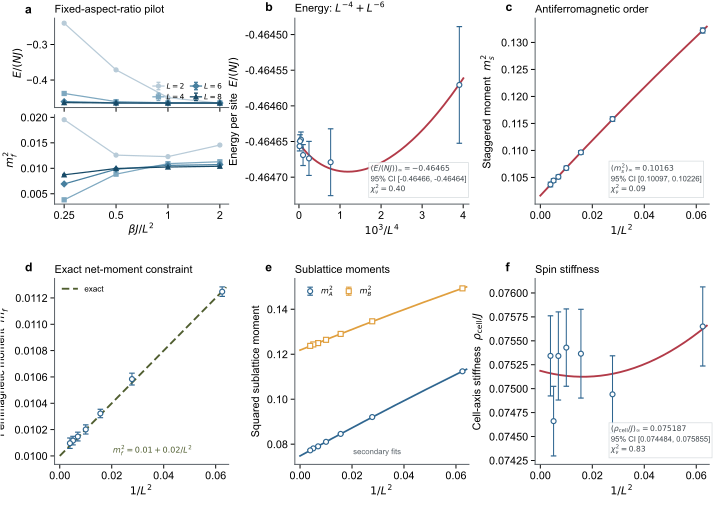

Source code (Python):
#!/usr/bin/env python3
"""生成 SSE 收敛与有限尺寸外推图 3。"""

from __future__ import annotations

import argparse
import csv
import json
import math
from pathlib import Path

import matplotlib

matplotlib.use("Agg")
import matplotlib.pyplot as plt
import numpy as np
from matplotlib.ticker import FormatStrFormatter, NullLocator


plt.rcParams["font.family"] = "sans-serif"
plt.rcParams["font.sans-serif"] = ["Arial", "DejaVu Sans", "Liberation Sans"]
plt.rcParams["svg.fonttype"] = "none"
plt.rcParams["pdf.fonttype"] = 42
plt.rcParams["ps.fonttype"] = 42
plt.rcParams["font.size"] = 7.8
plt.rcParams["axes.linewidth"] = 0.7
plt.rcParams["axes.spines.top"] = False
plt.rcParams["axes.spines.right"] = False
plt.rcParams["xtick.major.width"] = 0.7
plt.rcParams["ytick.major.width"] = 0.7
plt.rcParams["xtick.major.size"] = 3.0
plt.rcParams["ytick.major.size"] = 3.0
plt.rcParams["legend.frameon"] = False


ROOT = Path(__file__).resolve().parents[1]
DEFAULT_PILOT_CSV = ROOT / "results" / "sse_beta_pilot_v2" / "scan_observables.csv"
DEFAULT_RUN_DIR = ROOT / "results" / "sse_fss_v1"
DEFAULT_OUTPUT = ROOT / "figures" / "figure3_sse"
EXPECTED_SIZES = (4, 6, 8, 10, 12, 14, 16)

DATA_COLOR = "#2F6690"
FIT_COLOR = "#B23A48"
EXACT_COLOR = "#4F5D2F"
SUBLATTICE_A = "#2F6690"
SUBLATTICE_B = "#E09F3E"
PILOT_COLORS = {2: "#B8CBD8", 4: "#7EA8C0", 6: "#477F9F", 8: "#174A67"}
PILOT_MARKERS = {2: "o", 4: "s", 6: "D", 8: "^"}


def fit_files(run_dir: Path) -> dict[str, Path]:
    """生成拟合文件路径。"""
    fit_dir = run_dir / "fits"
    return {
        "energy": fit_dir / "energy_fit.csv",
        "staggered": fit_dir / "staggered_m2_fit.csv",
        "stiffness": fit_dir / "stiffness_fit.csv",
        "plus": fit_dir / "sublattice_plus_m2_secondary_fit.csv",
        "minus": fit_dir / "sublattice_minus_m2_secondary_fit.csv",
    }


def require_inputs(pilot_csv: Path, run_dir: Path, fits: dict[str, Path]) -> None:
    """数据不齐时停止，禁止生成占位图。"""
    required = [
        pilot_csv,
        run_dir / "fss_observables.csv",
        run_dir / "fss_summary.json",
        run_dir / "fit_results_summary.json",
        *fits.values(),
    ]
    missing = [path for path in required if not path.is_file()]
    if missing:
        names = "\n".join(f"  - {path}" for path in missing)
        raise SystemExit(f"Figure 3 数据尚未齐全，未生成图件：\n{names}")


def read_table(path: Path) -> dict[str, np.ndarray]:
    """读取数值表。"""
    with path.open("r", encoding="utf-8-sig", newline="") as handle:
        rows = list(csv.DictReader(handle))
    if not rows:
        raise ValueError(f"空数据表：{path}")
    columns: dict[str, np.ndarray] = {}
    for name in rows[0]:
        try:
            columns[name] = np.asarray([float(row[name]) for row in rows])
        except ValueError:
            continue
    return columns


def read_fit(
    path: Path,
    required: tuple[str, ...],
    pinned_zero: tuple[str, ...],
) -> dict[str, float | tuple[float, float]]:
    """读取固定形式拟合参数。"""
    with path.open("r", encoding="utf-8-sig", newline="") as handle:
        raw_rows = list(csv.DictReader(handle))
    parameters = [row.get("parameter", "") for row in raw_rows]
    if len(parameters) != len(set(parameters)):
        raise ValueError(f"拟合表存在重复参数：{path}")
    rows = {row["parameter"]: row for row in raw_rows}
    names = (*required, "chi2_per_dof", "failed_resamples")
    missing = [name for name in names if name not in rows]
    if missing:
        raise ValueError(f"拟合表缺少参数 {missing}：{path}")
    try:
        values = {name: float(rows[name]["value"]) for name in names}
        ci = (float(rows["c0"]["ci_lo"]), float(rows["c0"]["ci_hi"]))
    except (TypeError, ValueError) as exc:
        raise ValueError(f"拟合表含非数值字段：{path}") from exc
    if any(not math.isfinite(value) for value in (*values.values(), *ci)):
        raise ValueError(f"拟合表含非有限值：{path}")
    failed = values["failed_resamples"]
    if not failed.is_integer() or failed < 0.0:
        raise ValueError(f"failed_resamples 不是非负整数：{path}")
    if int(failed) != 0:
        raise ValueError(f"bootstrap 存在失败样本：{path}")
    invalid_pins = [name for name in pinned_zero if abs(values[name]) > 1.0e-12]
    if invalid_pins:
        raise ValueError(f"预注册固定系数不是零 {invalid_pins}：{path}")
    if ci[0] > values["c0"] or values["c0"] > ci[1]:
        raise ValueError(f"c0 不在 95% CI 内：{path}")
    if values["chi2_per_dof"] < 0.0:
        raise ValueError(f"chi2_per_dof 不能为负：{path}")
    result: dict[str, float | tuple[float, float]] = {
        name: values[name] for name in required
    }
    result["c0_ci95"] = ci
    result["chi2_per_dof"] = values["chi2_per_dof"]
    return result


def validate_fit_curve(
    fit: dict[str, float | tuple[float, float]],
    fss: dict[str, np.ndarray],
    observable: str,
    coefficients: tuple[str, ...],
    pinned_zero: tuple[str, ...],
) -> None:
    """核对图中曲线与声明的数据列。"""
    prediction = sum(float(fit[name]) / fss["L"] ** int(name[1:]) for name in coefficients)
    residual = (fss[observable] - prediction) / fss[f"{observable}_error"]
    free_count = len(coefficients) - len(pinned_zero)
    chi2 = float(np.sum(residual**2) / max(len(residual) - free_count, 1))
    if not math.isclose(chi2, float(fit["chi2_per_dof"]), rel_tol=1.0e-9, abs_tol=1.0e-10):
        raise ValueError(f"图中拟合与声明数据列不一致：{observable}")


def validate(pilot: dict[str, np.ndarray], fss: dict[str, np.ndarray]) -> None:
    """核对正式尺寸和必需列。"""
    pilot_required = (
        "L",
        "beta_over_L2",
        "beta",
        "energy",
        "energy_error",
        "ferrimagnetic_m2",
        "ferrimagnetic_m2_error",
    )
    fss_required = (
        "L",
        "N",
        "beta",
        "replicas",
        "pooled_bins",
        "energy_per_site",
        "energy_per_site_error",
        "staggered_m2",
        "staggered_m2_error",
        "ferrimagnetic_m2",
        "ferrimagnetic_m2_error",
        "sublattice_plus_m2",
        "sublattice_plus_m2_error",
        "sublattice_minus_m2",
        "sublattice_minus_m2_error",
        "spin_stiffness_cell_average",
        "spin_stiffness_cell_average_error",
    )
    for name in pilot_required:
        if name not in pilot:
            raise ValueError(f"pilot 表缺少列：{name}")
    for name in fss_required:
        if name not in fss:
            raise ValueError(f"FSS 表缺少列：{name}")
    expected_pilot = {(size, ratio) for size in (2, 4, 6, 8) for ratio in (0.25, 0.5, 1.0, 2.0)}
    observed_pilot = list(zip(pilot["L"], np.round(pilot["beta_over_L2"], 8)))
    if len(observed_pilot) != 16 or set(observed_pilot) != expected_pilot:
        raise ValueError("pilot 不是 4×4 beta J/L² 扫描")
    if not np.allclose(pilot["beta"], pilot["beta_over_L2"] * pilot["L"] ** 2, rtol=0.0, atol=1.0e-12):
        raise ValueError("pilot beta 与 beta J/L² 不一致")
    if len(fss["L"]) != 7 or list(fss["L"]) != list(EXPECTED_SIZES):
        raise ValueError("FSS 尺寸轴不完整或未排序")
    for source, names, label in ((pilot, pilot_required, "pilot"), (fss, fss_required, "FSS")):
        for name in names:
            if np.any(~np.isfinite(source[name])):
                raise ValueError(f"{label} 列存在非有限值：{name}")
            if name.endswith("_error") and np.any(source[name] <= 0.0):
                raise ValueError(f"{label} 误差列存在非正数：{name}")
    for size, site_count, beta, replicas, pooled_bins in zip(
        fss["L"], fss["N"], fss["beta"], fss["replicas"], fss["pooled_bins"]
    ):
        if site_count != 5 * size**2 or beta != 2 * size**2 or replicas != 2 or pooled_bins != 128:
            raise ValueError(f"FSS 正式协议字段不一致：L={size:g}")


def validate_summaries(run_dir: Path) -> None:
    """核对汇总元数据。"""
    summary = json.loads((run_dir / "fss_summary.json").read_text(encoding="utf-8"))
    expected = {
        "cell_count": 14,
        "size_count": 7,
        "sizes": list(EXPECTED_SIZES),
        "replicas_per_size": 2,
        "bins_per_size": [128] * 7,
    }
    for name, target in expected.items():
        if summary.get(name) != target:
            raise ValueError(f"FSS 汇总协议字段不一致：{name}")
    fit_summary = json.loads((run_dir / "fit_results_summary.json").read_text(encoding="utf-8"))
    if set(fit_summary.get("primary", {})) != {
        "energy_per_site",
        "staggered_m2",
        "spin_stiffness_cell_average",
    }:
        raise ValueError("拟合汇总主分析集合不完整")


def style_axis(ax: plt.Axes) -> None:
    """统一坐标轴。"""
    ax.tick_params(direction="out", pad=2)
    ax.spines["left"].set_color("#555C62")
    ax.spines["bottom"].set_color("#555C62")


def panel_header(ax: plt.Axes, label: str, title: str) -> None:
    """添加面板标记。"""
    ax.text(-0.17, 1.025, label, transform=ax.transAxes, fontsize=8.8, fontweight="bold", va="bottom")
    ax.set_title(title, loc="left", fontsize=7.8, pad=4)


def error_points(ax: plt.Axes, x: np.ndarray, y: np.ndarray, error: np.ndarray, **kwargs) -> None:
    """绘制统一误差棒。"""
    defaults = {
        "color": DATA_COLOR,
        "marker": "o",
        "markersize": 3.6,
        "markerfacecolor": "white",
        "markeredgewidth": 0.85,
        "linestyle": "none",
        "elinewidth": 0.75,
        "capsize": 2.0,
        "capthick": 0.75,
        "zorder": 3,
    }
    defaults.update(kwargs)
    ax.errorbar(x, y, yerr=error, **defaults)


def fit_note(ax: plt.Axes, fit: dict[str, float | tuple[float, float]], symbol: str) -> None:
    """标注外推值和拟合质量。"""
    c0 = float(fit["c0"])
    ci_lo, ci_hi = fit["c0_ci95"]
    chi2 = float(fit["chi2_per_dof"])
    text = rf"$({symbol})_\infty={c0:.5g}$" + "\n" + rf"95% CI [{ci_lo:.5g}, {ci_hi:.5g}]" + "\n" + rf"$\chi^2_\nu={chi2:.2f}$"
    ax.text(
        0.435,
        0.045,
        text,
        transform=ax.transAxes,
        fontsize=5.5,
        va="bottom",
        color="#3D454B",
        bbox={"facecolor": "white", "edgecolor": "#D1D6DA", "linewidth": 0.5, "alpha": 0.90, "pad": 1.3},
        zorder=5,
    )


def inverse_square_axis(ax: plt.Axes) -> None:
    """设置 1/L² 横轴。"""
    ax.set_xlim(-0.002, 0.065)
    ax.set_xticks([0.0, 0.02, 0.04, 0.06])
    ax.set_xlabel(r"$1/L^2$", labelpad=2)
    style_axis(ax)


def draw_pilot(panel, pilot: dict[str, np.ndarray]) -> None:
    """绘制 beta J/L² 收敛。"""
    subgrid = panel.subgridspec(2, 1, hspace=0.08)
    ax_e = plt.gcf().add_subplot(subgrid[0])
    ax_m = plt.gcf().add_subplot(subgrid[1], sharex=ax_e)
    for size in (2, 4, 6, 8):
        select = pilot["L"].astype(int) == size
        order = np.argsort(pilot["beta_over_L2"][select])
        x = pilot["beta_over_L2"][select][order]
        common = {
            "color": PILOT_COLORS[size],
            "marker": PILOT_MARKERS[size],
            "markersize": 2.8,
            "linewidth": 0.9,
            "elinewidth": 0.55,
            "capsize": 1.4,
        }
        ax_e.errorbar(x, pilot["energy"][select][order], yerr=pilot["energy_error"][select][order], label=rf"$L={size}$", **common)
        ax_m.errorbar(
            x,
            pilot["ferrimagnetic_m2"][select][order],
            yerr=pilot["ferrimagnetic_m2_error"][select][order],
            **common,
        )
    for ax in (ax_e, ax_m):
        ax.set_xscale("log", base=2)
        ax.set_xlim(0.22, 2.25)
        ax.set_xticks([0.25, 0.5, 1.0, 2.0])
        ax.xaxis.set_minor_locator(NullLocator())
        style_axis(ax)
    ax_e.tick_params(labelbottom=False)
    ax_e.set_ylabel(r"$E/(NJ)$", labelpad=2)
    ax_m.set_ylabel(r"$m_f^2$", labelpad=2)
    ax_m.set_xlabel(r"$\beta J/L^2$", labelpad=1)
    ax_m.set_xticklabels(["0.25", "0.5", "1", "2"])
    ax_e.legend(loc="lower right", ncol=2, fontsize=5.3, columnspacing=0.8, handlelength=1.5, handletextpad=0.35)
    panel_header(ax_e, "a", r"Fixed-aspect-ratio pilot")


def draw_energy(ax: plt.Axes, fss: dict[str, np.ndarray], fit: dict[str, float | tuple[float, float]]) -> None:
    """绘制能量主拟合。"""
    sizes = fss["L"]
    x = 1.0e3 / sizes**4
    error_points(ax, x, fss["energy_per_site"], fss["energy_per_site_error"])
    grid = np.linspace(0.0, max(x) * 1.025, 300)
    u = grid / 1.0e3
    curve = float(fit["c0"]) + float(fit["c4"]) * u + float(fit["c6"]) * u**1.5
    ax.plot(grid, curve, color=FIT_COLOR, linewidth=1.35, label="primary fit")
    ax.set_xlim(-0.10, max(x) * 1.06)
    ax.set_xlabel(r"$10^3/L^4$", labelpad=2)
    ax.set_ylabel(r"Energy per site  $E/(NJ)$")
    ax.yaxis.set_major_formatter(FormatStrFormatter("%.5f"))
    panel_header(ax, "b", r"Energy: $L^{-4}+L^{-6}$")
    fit_note(ax, fit, "E/(NJ)")
    style_axis(ax)


def draw_even_fit(
    ax: plt.Axes,
    fss: dict[str, np.ndarray],
    fit: dict[str, float | tuple[float, float]],
    value_name: str,
    error_name: str,
    ylabel: str,
    label: str,
    title: str,
    symbol: str,
) -> None:
    """绘制偶次 1/L 外推。"""
    x = 1.0 / fss["L"] ** 2
    error_points(ax, x, fss[value_name], fss[error_name])
    grid = np.linspace(0.0, max(x) * 1.025, 300)
    curve = float(fit["c0"]) + float(fit["c2"]) * grid + float(fit["c4"]) * grid**2
    ax.plot(grid, curve, color=FIT_COLOR, linewidth=1.35)
    ax.set_ylabel(ylabel)
    inverse_square_axis(ax)
    panel_header(ax, label, title)
    fit_note(ax, fit, symbol)


def draw_ferrimagnetic(ax: plt.Axes, fss: dict[str, np.ndarray]) -> None:
    """绘制 Lieb--Mattis 精确约束。"""
    x = 1.0 / fss["L"] ** 2
    error_points(ax, x, fss["ferrimagnetic_m2"], fss["ferrimagnetic_m2_error"])
    grid = np.linspace(0.0, max(x) * 1.025, 300)
    ax.plot(grid, 0.01 + 0.02 * grid, color=EXACT_COLOR, linewidth=1.35, linestyle=(0, (4, 2)), label="exact")
    ax.legend(loc="best", fontsize=5.8, handlelength=2.0)
    ax.set_ylabel(r"Ferrimagnetic moment  $m_f^2$")
    ax.yaxis.set_major_formatter(FormatStrFormatter("%.4f"))
    inverse_square_axis(ax)
    panel_header(ax, "d", "Exact net-moment constraint")
    ax.text(0.335, 0.06, r"$m_f^2=0.01+0.02/L^2$", transform=ax.transAxes, fontsize=5.8, color=EXACT_COLOR)


def draw_sublattices(
    ax: plt.Axes,
    fss: dict[str, np.ndarray],
    fit_a: dict[str, float | tuple[float, float]],
    fit_b: dict[str, float | tuple[float, float]],
) -> None:
    """绘制两个子晶格矩。"""
    x = 1.0 / fss["L"] ** 2
    error_points(
        ax,
        x,
        fss["sublattice_plus_m2"],
        fss["sublattice_plus_m2_error"],
        color=SUBLATTICE_A,
        marker="o",
        label=r"$m_A^2$",
    )
    error_points(
        ax,
        x,
        fss["sublattice_minus_m2"],
        fss["sublattice_minus_m2_error"],
        color=SUBLATTICE_B,
        marker="s",
        label=r"$m_B^2$",
    )
    grid = np.linspace(0.0, max(x) * 1.025, 300)
    for fit, color in ((fit_a, SUBLATTICE_A), (fit_b, SUBLATTICE_B)):
        curve = float(fit["c0"]) + float(fit["c2"]) * grid + float(fit["c4"]) * grid**2
        ax.plot(grid, curve, color=color, linewidth=1.25)
    ax.legend(loc="best", fontsize=5.8, ncol=2, columnspacing=0.9, handletextpad=0.35)
    ax.set_ylabel("Squared sublattice moment")
    inverse_square_axis(ax)
    panel_header(ax, "e", "Sublattice moments")
    ax.text(0.335, 0.055, "secondary fits", transform=ax.transAxes, fontsize=5.6, color="#596269")


def main(argv: list[str] | None = None) -> int:
    parser = argparse.ArgumentParser(description=__doc__)
    parser.add_argument("--run-dir", type=Path, default=DEFAULT_RUN_DIR)
    parser.add_argument("--pilot-csv", type=Path, default=DEFAULT_PILOT_CSV)
    parser.add_argument("--output", type=Path, default=DEFAULT_OUTPUT)
    args = parser.parse_args(argv)
    run_dir = args.run_dir.resolve()
    pilot_csv = args.pilot_csv.resolve()
    output = args.output.resolve()
    files = fit_files(run_dir)
    require_inputs(pilot_csv, run_dir, files)
    validate_summaries(run_dir)
    pilot = read_table(pilot_csv)
    fss = read_table(run_dir / "fss_observables.csv")
    validate(pilot, fss)
    fits = {
        "energy": read_fit(
            files["energy"],
            ("c0", "c1", "c2", "c3", "c4", "c5", "c6"),
            ("c1", "c2", "c3", "c5"),
        ),
        "staggered": read_fit(
            files["staggered"], ("c0", "c1", "c2", "c3", "c4"), ("c1", "c3")
        ),
        "stiffness": read_fit(
            files["stiffness"], ("c0", "c1", "c2", "c3", "c4"), ("c1", "c3")
        ),
        "plus": read_fit(
            files["plus"], ("c0", "c1", "c2", "c3", "c4"), ("c1", "c3")
        ),
        "minus": read_fit(
            files["minus"], ("c0", "c1", "c2", "c3", "c4"), ("c1", "c3")
        ),
    }
    fit_specs = {
        "energy": ("energy_per_site", ("c0", "c1", "c2", "c3", "c4", "c5", "c6"), ("c1", "c2", "c3", "c5")),
        "staggered": ("staggered_m2", ("c0", "c1", "c2", "c3", "c4"), ("c1", "c3")),
        "stiffness": ("spin_stiffness_cell_average", ("c0", "c1", "c2", "c3", "c4"), ("c1", "c3")),
        "plus": ("sublattice_plus_m2", ("c0", "c1", "c2", "c3", "c4"), ("c1", "c3")),
        "minus": ("sublattice_minus_m2", ("c0", "c1", "c2", "c3", "c4"), ("c1", "c3")),
    }
    for name, (observable, coefficients, pins) in fit_specs.items():
        validate_fit_curve(fits[name], fss, observable, coefficients, pins)

    width_mm, height_mm = 183.0, 132.0
    fig = plt.figure(figsize=(width_mm / 25.4, height_mm / 25.4), facecolor="white")
    grid = fig.add_gridspec(
        2,
        3,
        left=0.075,
        right=0.985,
        bottom=0.105,
        top=0.965,
        wspace=0.38,
        hspace=0.40,
    )
    draw_pilot(grid[0, 0], pilot)
    draw_energy(fig.add_subplot(grid[0, 1]), fss, fits["energy"])
    draw_even_fit(
        fig.add_subplot(grid[0, 2]),
        fss,
        fits["staggered"],
        "staggered_m2",
        "staggered_m2_error",
        r"Staggered moment  $m_s^2$",
        "c",
        "Antiferromagnetic order",
        "m_s^2",
    )
    draw_ferrimagnetic(fig.add_subplot(grid[1, 0]), fss)
    draw_sublattices(fig.add_subplot(grid[1, 1]), fss, fits["plus"], fits["minus"])
    draw_even_fit(
        fig.add_subplot(grid[1, 2]),
        fss,
        fits["stiffness"],
        "spin_stiffness_cell_average",
        "spin_stiffness_cell_average_error",
        r"Cell-axis stiffness  $\rho_{\rm cell}/J$",
        "f",
        "Spin stiffness",
        r"\rho_{\rm cell}/J",
    )

    output.parent.mkdir(parents=True, exist_ok=True)
    fig.savefig(output.with_suffix(".svg"), facecolor="white")
    fig.savefig(output.with_suffix(".pdf"), facecolor="white")
    fig.savefig(output.with_suffix(".tiff"), dpi=600, facecolor="white")
    fig.savefig(output.with_suffix(".png"), dpi=300, facecolor="white")
    plt.close(fig)
    print(f"Figure 3 已写入：{output.parent}")
    return 0


if __name__ == "__main__":
    raise SystemExit(main())
